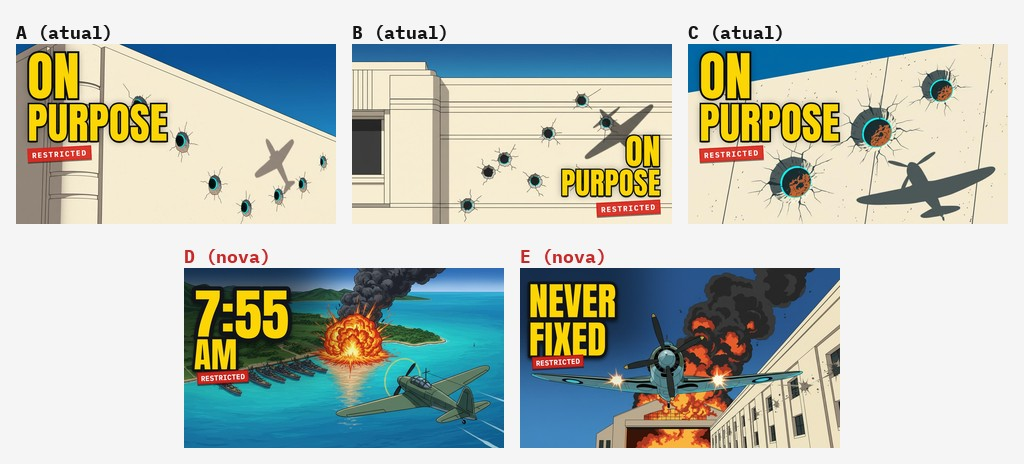

The Python source for this figure:
#!/usr/bin/env python3
"""Prancha comparativa: thumbs atuais A/B/C (entrega/) + extras D/E (thumbs-extra/), cada uma a 320×180. Uso: comparativo.py <pasta_video>"""
import os, sys
from PIL import Image, ImageDraw, ImageFont
v = os.path.abspath(sys.argv[1]); te = os.path.join(v, 'thumbs-extra')
MONO = os.path.join(os.path.dirname(os.path.abspath(__file__)), '..', '..', '..', '..', '..', 'pesquisa', 'canal-clima-2026-11', 'identidade', 'fontes', 'IBMPlexMono-Bold.ttf')
f = ImageFont.truetype(MONO, 18)
itens = [(os.path.join(v, 'entrega', f'thumb-{x}.jpg'), f'{x} (atual)') for x in 'ABC'] + [(os.path.join(te, f'thumb-{x}.jpg'), f'{x} (nova)') for x in 'DE']
G, TW, TH, LH = 16, 320, 180, 28
cols = 3; rows = 2
m = Image.new('RGB', (cols * TW + (cols + 1) * G, rows * (TH + LH) + (rows + 1) * G), (245, 245, 245)); d = ImageDraw.Draw(m)
for i, (p, rot) in enumerate(itens):
    c, r = (i % cols, i // cols) if i < 3 else (i - 3, 1)
    x = G + c * (TW + G) + (0 if i < 3 else (TW + G) // 2); y = G + r * (TH + LH + G)
    m.paste(Image.open(p).convert('RGB').resize((TW, TH), Image.LANCZOS), (x, y + LH))
    d.text((x, y + 4), rot, font=f, fill=(20, 20, 20) if i < 3 else (200, 40, 40))
m.save(os.path.join(te, 'comparativo.jpg'), quality=90); print(os.path.join(te, 'comparativo.jpg'))
